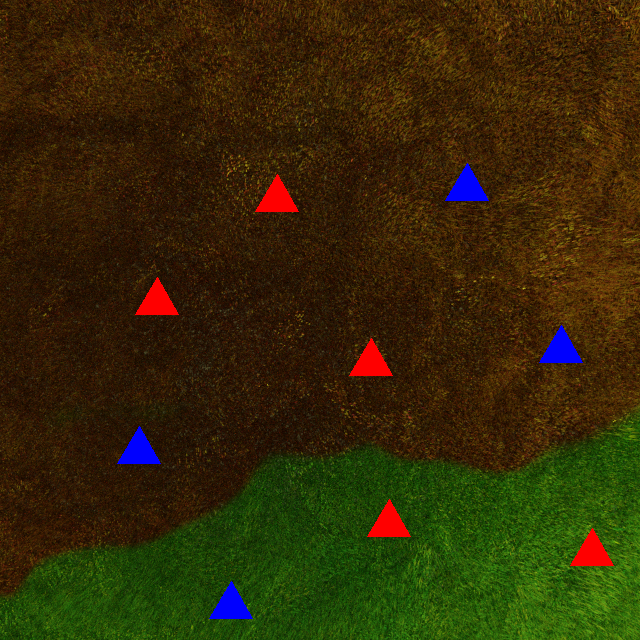
#> input picture Resources/uas takimages/5.png, 640 x 640 px
$ python main.py
#> lines starting #> are read from the running program, lines starting #| are printed output that depends on the picture; after the words box and inside, x2 and y2 are one past the last pixel; in counts of white or black regions, pixels touching at a corner belong together
import cv2
import numpy as np

#Function to get number of triangle
def get_num_triangle(img):
    imgBlur = cv2.GaussianBlur(img, (7, 7), 1)
    imgCanny = cv2.Canny(imgBlur, 500, 500)
    contours, _ = cv2.findContours(imgCanny, cv2.RETR_EXTERNAL, cv2.CHAIN_APPROX_NONE)
    triangleCount = 0
    for cnt in contours:
        area = cv2.contourArea(cnt)
        if area > 500:
            peri = cv2.arcLength(cnt, True)
            approx = cv2.approxPolyDP(cnt, 0.02*peri, True)
            objNum = len(approx)
            if objNum == 3:
                triangleCount += 1
    return triangleCount

#importing img
inputImg = cv2.imread("Resources/uas takimages/5.png")
#> inputImg is the input picture: shape (640, 640, 3); mean B, G, R 7.3, 41.2, 51.9
imgHSV = cv2.cvtColor(inputImg, cv2.COLOR_BGR2HSV)
#> imgHSV: shape (640, 640, 3); mean H, S, V 23.6, 233.1, 63.7

#Creating grass mask
grassMask = cv2.inRange(imgHSV, np.array([36, 108, 0]), np.array([117, 255, 255]))
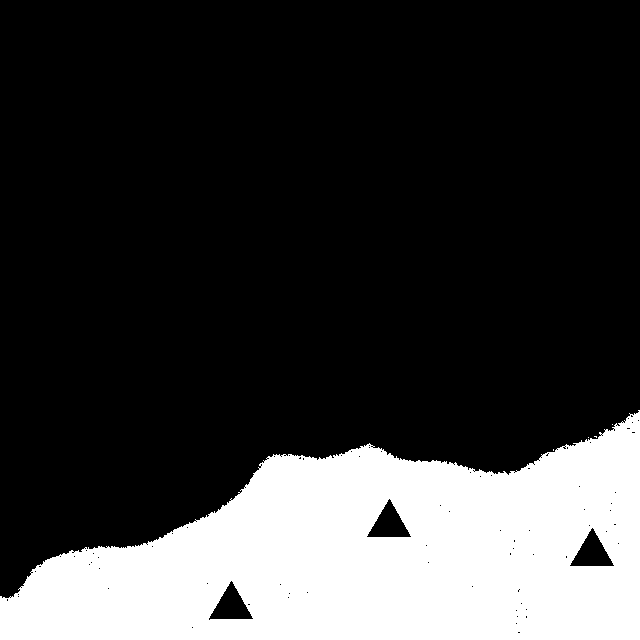
#> grassMask: shape (640, 640); 23% white; 5 white regions (4 under 20 px), largest, box (x1, y1, x2, y2) and area: (0, 410, 640, 640) 94204
g_mask_bgr = cv2.cvtColor(grassMask, cv2.COLOR_GRAY2BGR)
cyanMask = np.zeros_like(g_mask_bgr)
cyanMask[:] = [251, 252, 102]
GrassMaskResult = cv2.bitwise_and(cyanMask, g_mask_bgr, mask=grassMask)
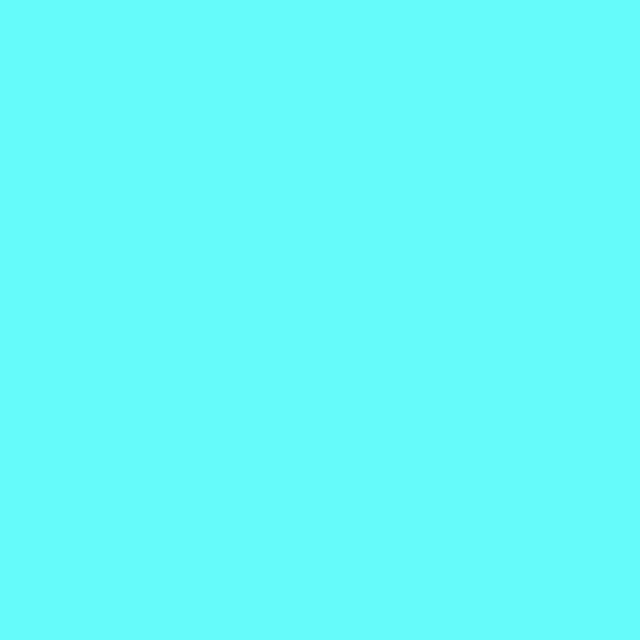
#> cyanMask: shape (640, 640, 3); mean B, G, R 251, 252, 102

#Creating burnt mask
burntMask = cv2.inRange(imgHSV, np.array([1, 108, 0]), np.array([36, 255, 255]))
#> burntMask: shape (640, 640); 75.2% white; 19 black regions (12 under 20 px), largest, box (x1, y1, x2, y2) and area: (0, 413, 640, 640) 96470, (445, 163, 489, 201) 855, (255, 174, 299, 212) 855
mask_bgr = cv2.cvtColor(burntMask, cv2.COLOR_GRAY2BGR)
yellowMask = np.zeros_like(mask_bgr)
yellowMask[:] = [102, 252, 252]
burntMaskResult = cv2.bitwise_and(yellowMask, mask_bgr, mask=burntMask)
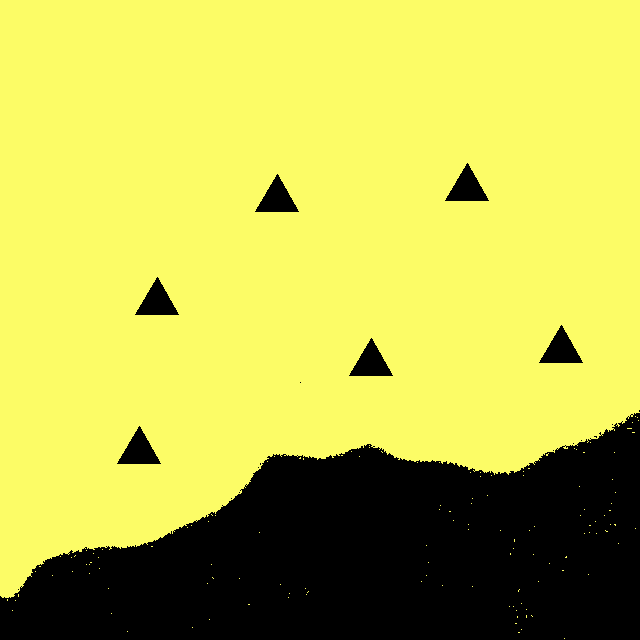
#> burntMaskResult: shape (640, 640, 3); mean B, G, R 76.7, 189.5, 189.5

#Creating triangle Mask
i_trianglesMask = cv2.inRange(imgHSV, np.array([1, 108, 0]), np.array([117, 255, 255]))
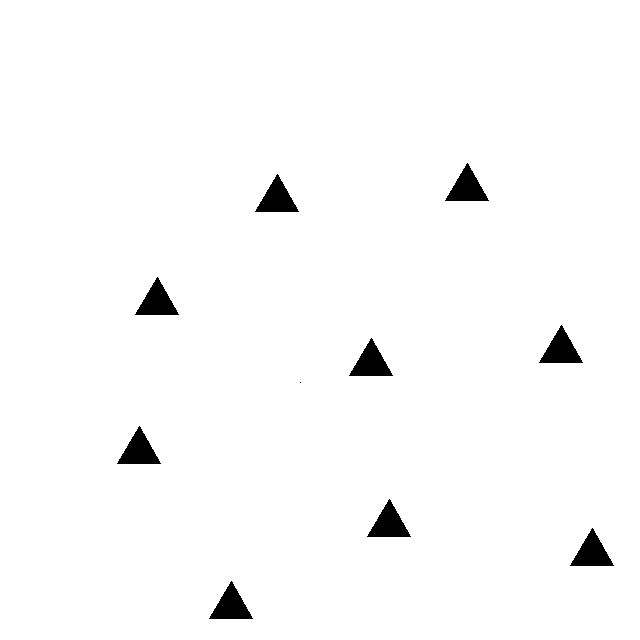
#> i_trianglesMask: shape (640, 640); 98.1% white; 10 black regions (1 under 20 px), largest, box (x1, y1, x2, y2) and area: (445, 163, 489, 201) 855, (255, 174, 299, 212) 855, (135, 277, 179, 315) 855
trianglesMask = cv2.bitwise_not(i_trianglesMask)
t_imgResult = cv2.bitwise_and(inputImg, inputImg, mask=trianglesMask)

#Resultant image
imgResult = cv2.bitwise_or(GrassMaskResult, burntMaskResult)
imgResult = cv2.bitwise_or(imgResult, t_imgResult)
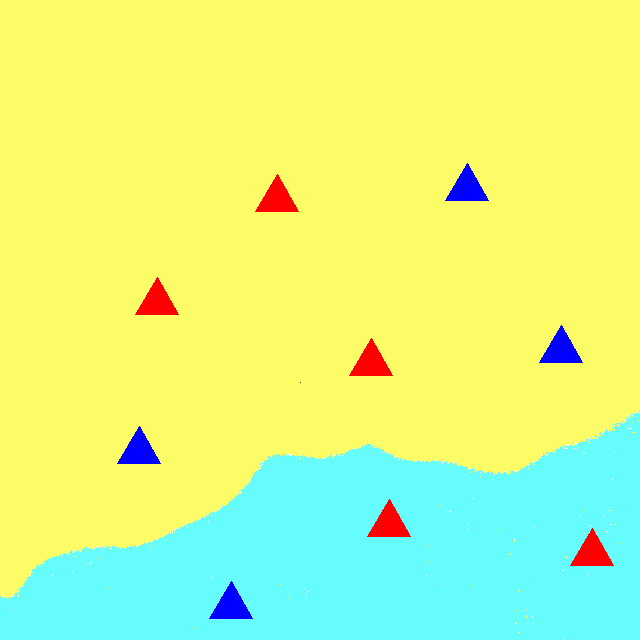
#> imgResult: shape (640, 640, 3); mean B, G, R 136.5, 247.3, 215.5

#Calculating number of house in each region
h_burnt = get_num_triangle(burntMaskResult)
#> in get_num_triangle, `imgCanny = cv2.Canny(imgBlur, 500, 500)`:
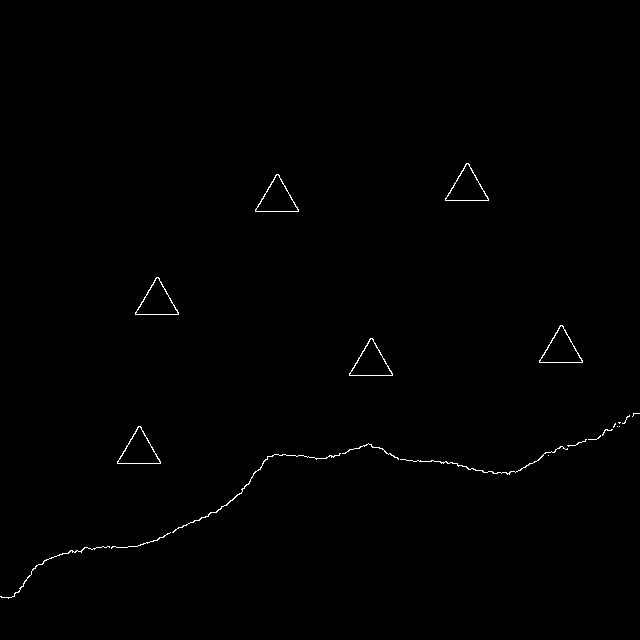
#> imgCanny: shape (640, 640); 0.44% white in thin lines or dots, all inside (x1, y1, x2, y2) = (0, 163, 640, 599)
#> in get_num_triangle, `contours, _ = cv2.findContours(imgCanny, cv2.RETR_EXTERNAL, cv2.CHAIN_..`: contours = 21 contours, 12 with area under 20; largest, box (x1, y1, x2, y2) and area: (117, 426, 161, 464) 852, (349, 338, 393, 376) 852, (539, 325, 583, 363) 852, (135, 277, 179, 315) 852, (255, 174, 299, 212) 852
#> the loop in get_num_triangle, `for cnt in contours:` made 21 passes
#> (area, approx) on passes 12, 17, 18, 19, 20, 21: (852.5, [[138, 426], [117, 463], [160, 463]]), (852.5, [[370, 338], [349, 375], [392, 375]]), (852.5, [[560, 325], [539, 362], [582, 362]]), (852.5, [[156, 277], [135, 314], [178, 314]]), (852.5, [[276, 174], [255, 211], [298, 211]]), (852.5, [[466, 163], [445, 200], [488, 200]])
#> after the loop in get_num_triangle, `for cnt in contours:`: triangleCount = 6
#> h_burnt = 6
h_grass = get_num_triangle(GrassMaskResult)
#> in get_num_triangle (call 2), `imgCanny = cv2.Canny(imgBlur, 500, 500)`:
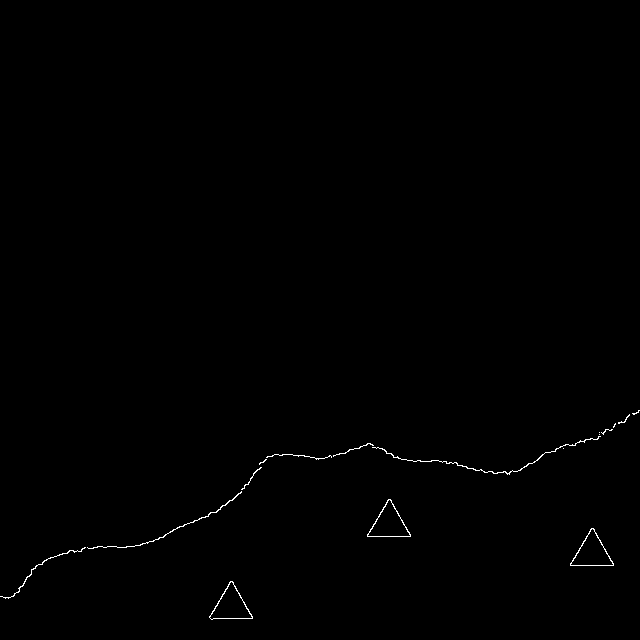
#> imgCanny: shape (640, 640); 0.33% white in thin lines or dots, all inside (x1, y1, x2, y2) = (0, 410, 640, 620)
#> in get_num_triangle (call 2), `contours, _ = cv2.findContours(imgCanny, cv2.RETR_EXTERNAL, cv2.CHAIN_..`: contours = 17 contours, 11 with area under 20; largest, box (x1, y1, x2, y2) and area: (209, 581, 253, 620) 854, (570, 528, 614, 566) 852, (367, 499, 411, 537) 852, (372, 436, 601, 475) 58, (87, 491, 242, 549) 46, (0, 547, 86, 599) 35
#> the loop in get_num_triangle (call 2), `for cnt in contours:` made 17 passes
#> (area, peri, approx) on passes 1, 3, 4: (854, 136.2, [[230, 581], [209, 617], [252, 618]]), (852.5, 136, [[591, 528], [570, 565], [613, 565]]), (852.5, 136, [[388, 499], [367, 536], [410, 536]])
#> after the loop in get_num_triangle (call 2), `for cnt in contours:`: triangleCount = 3
#> h_grass = 3
print(f'{np.array([[h_burnt, h_grass]])} (There are {h_burnt} house on the burnt grass and {h_grass} houses on the green grass)')
#| [[6 3]] (There are 6 house on the burnt grass and 3 houses on the green grass)

cv2.imshow("ImageResult", imgResult)
cv2.waitKey(0)

$ run again, with Resources/uas takimages/1.png copied over Resources/uas takimages/5.png
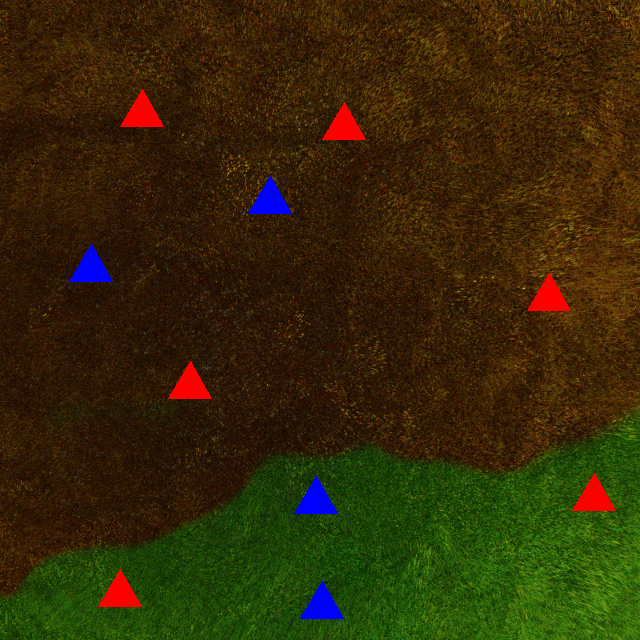
#> input picture Resources/uas takimages/1.png, 640 x 640 px
#> inputImg is the input picture: shape (640, 640, 3); mean B, G, R 7.3, 41.1, 52.4
#> imgHSV: shape (640, 640, 3); mean H, S, V 23.5, 233.2, 64.1
#> `grassMask = cv2.inRange(imgHSV, np.array([36, 108, 0]), np.array([117,..`:
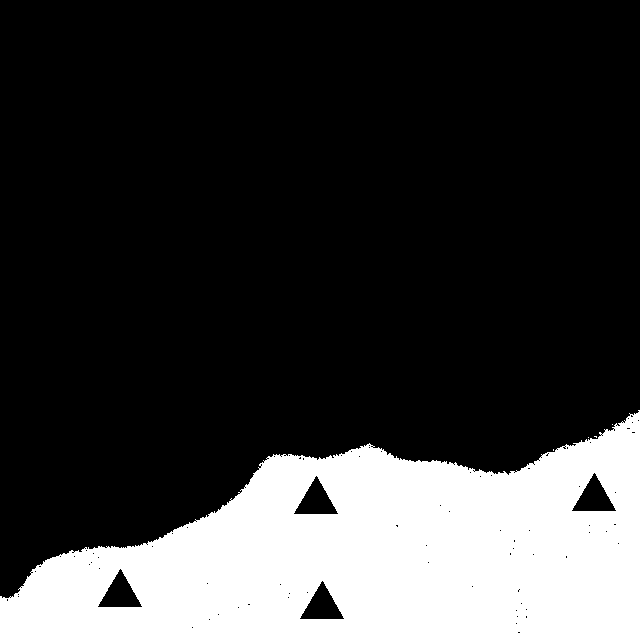
#> grassMask: shape (640, 640); 22.8% white; 5 white regions (4 under 20 px), largest, box (x1, y1, x2, y2) and area: (0, 410, 640, 640) 93347
#> burntMask: shape (640, 640); 75.2% white; 19 black regions (12 under 20 px), largest, box (x1, y1, x2, y2) and area: (0, 413, 640, 640) 96468, (120, 89, 164, 127) 855, (322, 102, 366, 140) 855
#> i_trianglesMask: shape (640, 640); 97.9% white; 11 black regions (1 under 20 px), largest, box (x1, y1, x2, y2) and area: (120, 89, 164, 127) 855, (322, 102, 366, 140) 855, (248, 176, 292, 214) 855
#> imgCanny: shape (640, 640); 0.44% white in thin lines or dots, all inside (x1, y1, x2, y2) = (0, 89, 640, 599)
#> contours = 21 contours, 12 with area under 20; largest, box (x1, y1, x2, y2) and area: (168, 361, 212, 399) 852, (527, 273, 571, 311) 852, (69, 244, 113, 282) 852, (248, 176, 292, 214) 852, (322, 102, 366, 140) 852
#> the loop in get_num_triangle, `for cnt in contours:` made 21 passes
#> (area, approx) on passes 16 to 21: (852.5, [[189, 361], [168, 398], [211, 398]]), (852.5, [[548, 273], [527, 310], [570, 310]]), (852.5, [[90, 244], [69, 281], [112, 281]]), (852.5, [[269, 176], [248, 213], [291, 213]]), (852.5, [[343, 102], [322, 139], [365, 139]]), (852.5, [[141, 89], [120, 126], [163, 126]])
#> after the loop in get_num_triangle, `for cnt in contours:`: triangleCount = 6
#> in get_num_triangle (call 2), `imgCanny = cv2.Canny(imgBlur, 500, 500)`:
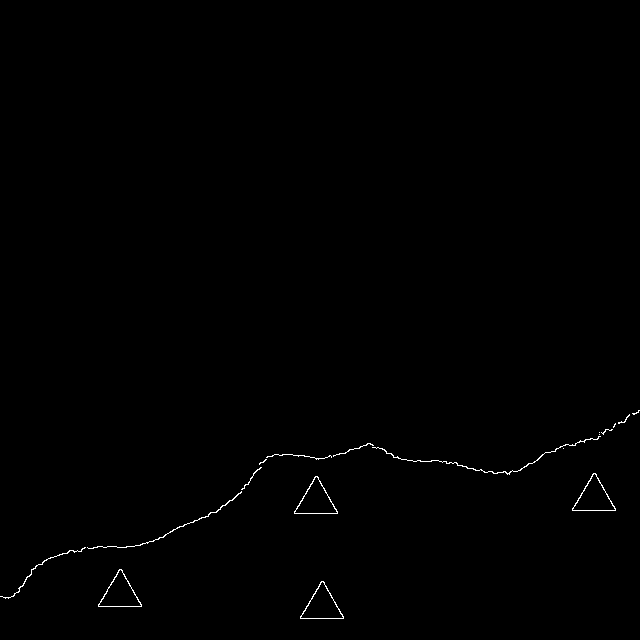
#> imgCanny: shape (640, 640); 0.36% white in thin lines or dots, all inside (x1, y1, x2, y2) = (0, 410, 640, 619)
#> contours = 18 contours, 11 with area under 20; largest, box (x1, y1, x2, y2) and area: (98, 569, 142, 607) 854, (300, 581, 344, 619) 852, (294, 476, 338, 514) 852, (572, 473, 616, 511) 852, (372, 436, 601, 475) 58, (87, 491, 242, 549) 46, (0, 547, 86, 599) 35
#> the loop in get_num_triangle (call 2), `for cnt in contours:` made 18 passes
#> (area, approx) on passes 1, 2, 5, 6: (852.5, [[321, 581], [300, 618], [343, 618]]), (853.5, [[119, 569], [98, 606], [141, 606]]), (852.5, [[315, 476], [294, 513], [337, 513]]), (852.5, [[593, 473], [572, 510], [615, 510]])
#> after the loop in get_num_triangle (call 2), `for cnt in contours:`: triangleCount = 4
#| [[6 4]] (There are 6 house on the burnt grass and 4 houses on the green grass)

$ run again, with Resources/uas takimages/10.png copied over Resources/uas takimages/5.png
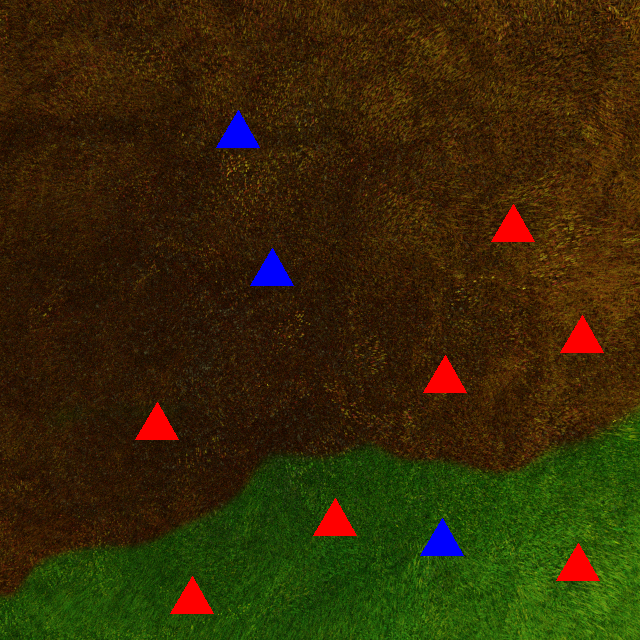
#> input picture Resources/uas takimages/10.png, 640 x 640 px
#> inputImg is the input picture: shape (640, 640, 3); mean B, G, R 6.8, 41, 52.9
#> imgHSV: shape (640, 640, 3); mean H, S, V 23.3, 233.2, 64.1
#> `grassMask = cv2.inRange(imgHSV, np.array([36, 108, 0]), np.array([117,..`:
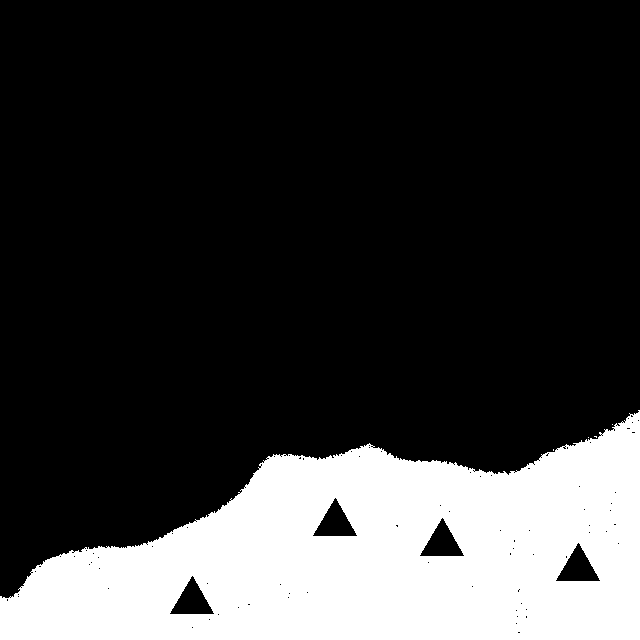
#> grassMask: shape (640, 640); 22.8% white; 5 white regions (4 under 20 px), largest, box (x1, y1, x2, y2) and area: (0, 410, 640, 640) 93345
#> burntMask: shape (640, 640); 75.2% white; 19 black regions (12 under 20 px), largest, box (x1, y1, x2, y2) and area: (0, 413, 640, 640) 96468, (216, 110, 260, 148) 855, (491, 204, 535, 242) 855
#> i_trianglesMask: shape (640, 640); 97.9% white; 11 black regions (1 under 20 px), largest, box (x1, y1, x2, y2) and area: (216, 110, 260, 148) 855, (491, 204, 535, 242) 855, (250, 248, 294, 286) 855
#> imgCanny: shape (640, 640); 0.44% white in thin lines or dots, all inside (x1, y1, x2, y2) = (0, 110, 640, 599)
#> contours = 21 contours, 12 with area under 20; largest, box (x1, y1, x2, y2) and area: (135, 402, 179, 440) 852, (423, 355, 467, 393) 852, (560, 315, 604, 353) 852, (250, 248, 294, 286) 852, (491, 204, 535, 242) 852
#> the loop in get_num_triangle, `for cnt in contours:` made 21 passes
#> (area, approx) on passes 16 to 21: (852.5, [[156, 402], [135, 439], [178, 439]]), (852.5, [[444, 355], [423, 392], [466, 392]]), (852.5, [[581, 315], [560, 352], [603, 352]]), (852.5, [[271, 248], [250, 285], [293, 285]]), (852.5, [[512, 204], [491, 241], [534, 241]]), (852.5, [[237, 110], [216, 147], [259, 147]])
#> after the loop in get_num_triangle, `for cnt in contours:`: triangleCount = 6
#> in get_num_triangle (call 2), `imgCanny = cv2.Canny(imgBlur, 500, 500)`:
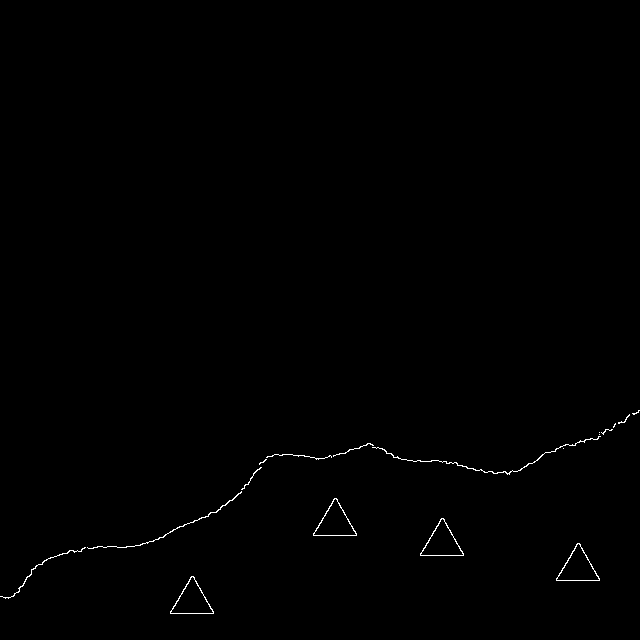
#> imgCanny: shape (640, 640); 0.36% white in thin lines or dots, all inside (x1, y1, x2, y2) = (0, 410, 640, 614)
#> contours = 18 contours, 11 with area under 20; largest, box (x1, y1, x2, y2) and area: (170, 576, 214, 614) 852, (420, 518, 464, 556) 852, (313, 498, 357, 536) 852, (556, 543, 600, 581) 852, (372, 436, 601, 475) 58, (87, 491, 242, 549) 46, (0, 547, 86, 599) 35
#> the loop in get_num_triangle (call 2), `for cnt in contours:` made 18 passes
#> (area, approx) on passes 1, 3, 4, 5: (852.5, [[191, 576], [170, 613], [213, 613]]), (851.5, [[577, 543], [556, 580], [599, 580]]), (852.5, [[441, 518], [420, 555], [463, 555]]), (852.5, [[334, 498], [313, 535], [356, 535]])
#> after the loop in get_num_triangle (call 2), `for cnt in contours:`: triangleCount = 4
#| [[6 4]] (There are 6 house on the burnt grass and 4 houses on the green grass)
